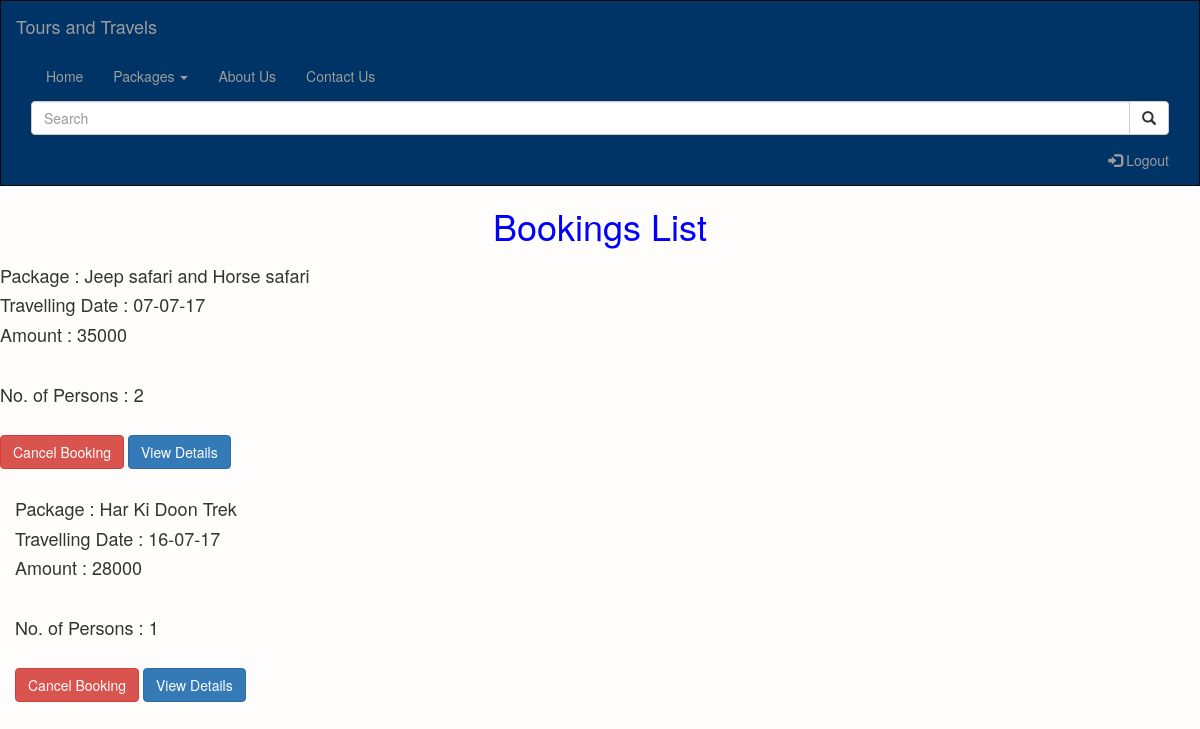
Page /travelapp/homepage1/bookingslist/ on the committed database.
### travelapp/models.py (models this page shows, shortened)
class Booking(models.Model):
          userid=models.ForeignKey(User)
          packageid=models.ForeignKey(Packages)
          travelling_date = models.CharField(max_length = 10)
          amount = models.IntegerField()
          no_of_persons = models.IntegerField()

class Packages(models.Model):
          mapid = models.ForeignKey(PlaceMap)
          stateid = models.ForeignKey(State)
          image = models.CharField(max_length = 150, default = None, null = True)
          description = models.CharField(max_length = 1000)
          no_of_days = models.IntegerField()
          ratings = models.FloatField(null = True, blank = True, default = None)
          category = models.CharField(max_length = 30)
          travelling_charges = models.IntegerField(null = True, blank = True, default = None)
          def __str__(self):
                 return str(self.mapid)

class PlaceMap(models.Model):
          stateid=models.ForeignKey(State)
          cityid=models.ForeignKey(City)
          areaid=models.ForeignKey(Area)
          def __str__(self):
                 return str(self.areaid)

class Area(models.Model):
          area=models.CharField(max_length=100)
          def __str__(self):
                 return str(self.area)

### travelapp/views.py (the view)
def bookingslist(request):
          tmp = Booking.objects.all()#order_by('stateid').distinct('stateid')
          return render(request,'travelapp/bookingslist.html',{'state':tmp})

### travelapp/templates/travelapp/bookingslist.html (shortened to what this page needs)
<!DOCTYPE html>
{% load static %}
<html>
<head>
  <link rel="stylesheet" href="https://maxcdn.bootstrapcdn.com/bootstrap/3.3.7/css/bootstrap.min.css">
</head>
<body>
<nav class="navbar navbar-inverse">
  <div class="container-fluid">
    <div class="navbar-header">
      <a class="navbar-brand" href="#">Tours and Travels</a>
    </div>
    <div class="collapse navbar-collapse" id="myNavbar">
      <ul class="nav navbar-nav">
        <li class=""><a href="http://127.0.0.1:8000/travelapp/homepage1/">Home</a></li>
         <li class="dropdown"><a class="dropdown-toggle" data-toggle="dropdown" href="#">Packages <span class="caret"></span></a>
      </li>
        <li><a href="#">About Us</a></li>
      <li><a href="#">Contact Us</a></li>
      <li><div class="input-group">
  <input type="text" class="form-control" placeholder="Search" align="center"/>
  <div class="input-group-btn">
  <button class="btn btn-default" type="submit">
  <i class="glyphicon glyphicon-search"></i>
  </button>
  </div>
  </div>
  </li>
    </ul>
    <ul class="nav navbar-nav navbar-right">
      <li><a href="{% url 'login' %}"><span class="glyphicon glyphicon-log-in"></span> Logout</a></li>
    </ul>
 </div>
 </div>
 </nav>
{% load static %}
<div class="container-fluid">
  <font color ="Blue"><center><h1>Bookings List</h1></center></font>
  <div class="row">
    {% for statename in state %}
            <h4>Package : {{statename.packageid}}</h4>
            <h4>Travelling Date : {{statename.travelling_date}}</h4>
            <h4>Amount : {{statename.amount}}</h4><br>
            <h4>No. of Persons : {{statename.no_of_persons}}</h4><br>
                      <a href = "/travelapp/cancelbook"><button type="button" class="btn btn-danger">Cancel Booking</button></a>
                    <b1>
                    <a href = "/travelapp/description/Jeep safari and Horse safari"><button type="button" class="btn btn-primary">View Details</button></a>
                    </div></b1><br>
                     {% endfor %}
          <div class="col-sm-4">
     </div>
</body>
</html>

### travelapp/templates/travelapp/bookingslist.html (style rules this page uses)
.navbar { margin-bottom: 0; border-radius: 0; background-color:#003366; }
body { background:#fffcfc !important; }

### rows in the picture
Booking: packageid "Jeep safari and Horse safari", travelling_date "07-07-17", amount "35000", no_of_persons "2"
Booking: packageid "Har Ki Doon Trek", travelling_date "16-07-17", amount "28000", no_of_persons "1"
